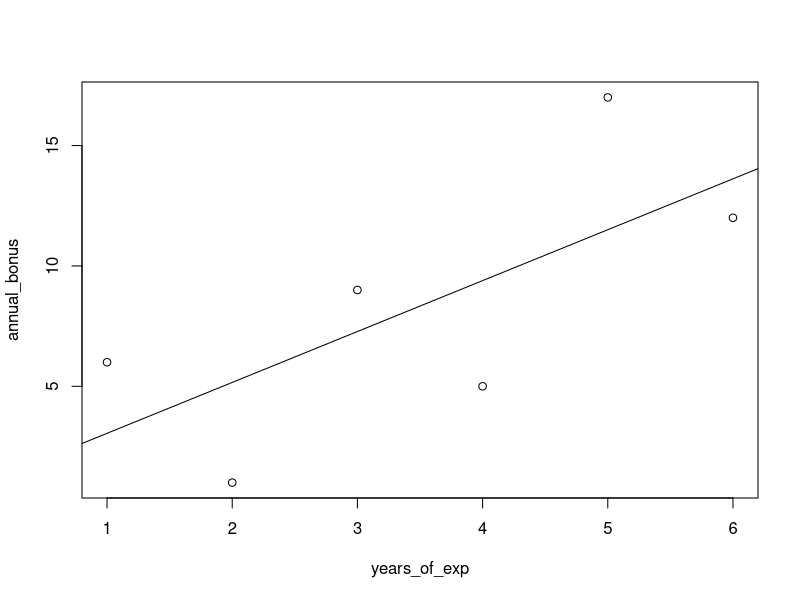

Reproduce this figure in R.
# Statistics for Management and Economics by Gerald Keller
# Chapter 16: SIMPLE LINEAR REGRESSION AND CORRELATION
# Example 16.1 on Pg 638
# Annual Bonus and Years of Experience 


years_of_exp <- c(1,2,3,4,5,6) #years of experience - Explanatory variable
annual_bonus <- c(6,1,9,5,17,12) #annual bonus in 1000s - Respone variable

#determine the straight line relationship between years of experience and annual bonus using least squares

regression_line <- lm(annual_bonus ~ years_of_exp) #gives regression line
summary(regression_line) #gives the Residuals, Std Error etc

plot(years_of_exp, annual_bonus) #scatter plot
abline(lm(annual_bonus ~ years_of_exp))

cat("The least squares or regression line is Y =", 
    regression_line$coefficients[1], "+", regression_line$coefficients[2], "X", 
    "where Y is Annual Bonus and X is years of job experience")

# The least squares line is Y = 0.934 + 2.114X

#End
